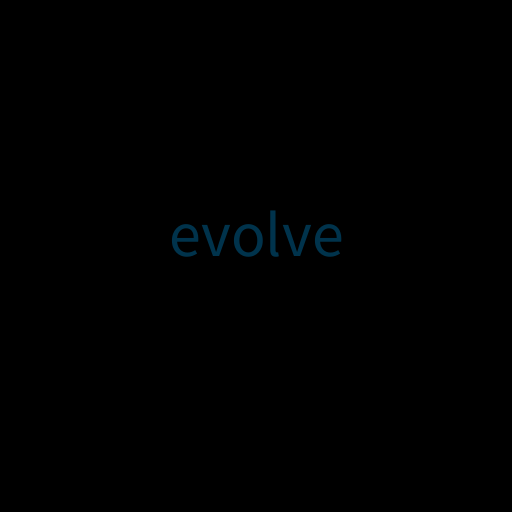
Frame 1 (no input)
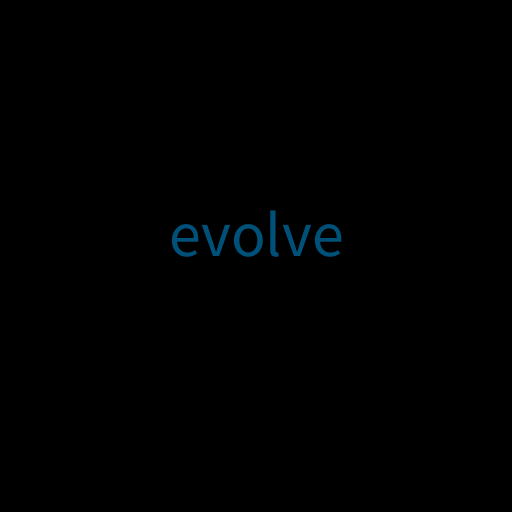
Frame 60 (the mouse pressed at the canvas centre just before this capture)
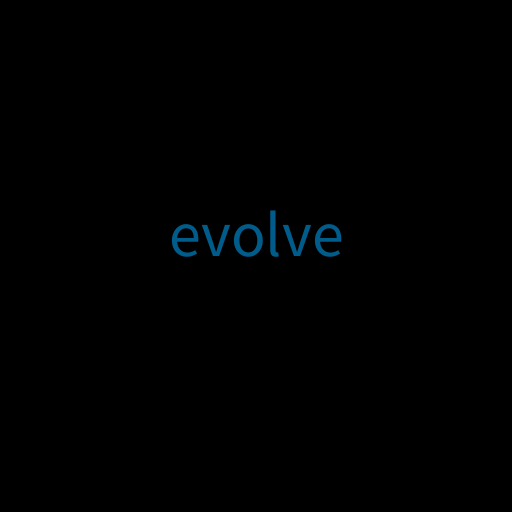
Frame 120 (the mouse held since frame 60 and released just before this capture)

The Processing sketch that drew these frames (run headless with seeded random() and noise(); from frame 60 on, the mouse is pressed at the canvas centre):

// Processing sketch: processing_91729
// ── processing_91729.pde

int SCREEN_WIDTH = 512;
int SCREEN_HEIGHT = 512;

int LENGTH = 100;
int WIDTH  = 50;
int SEGMENTS = 12;
float FORCE = 0.25;
float FORCE2 = 0.1;

int SPEED = 16;
float PROB = 0.2;
float DAMP = 0.8;

float SCALE = 0.1;
float XOFFSET = 0;
float YOFFSET = 0;


boolean recalc = false;

void myassert( boolean x )
{
  if ( !x )
  {
    //console.log( "assert failed" );
  }
}

void mycopy( int[] src, int [] dst )
{
  for ( int i = 0; i < dst.length; i++ )
  {
    dst[ i ] = src[ i ];
  }
}

float angleBetween2Lines( float dx, float dy, float ex, float ey )
{
  float a1 = ( float )Math.atan2( dy, dx );
  float a2 = ( float )Math.atan2( ey, ex );
  float a3 = a2 - a1;
  
  while ( a3 < 0 )
    a3 += 2.0 * 3.141592654;
    
  return a3;
}

class Point
{
  float _x;
  float _y;
  
  Point( float x, float y )
  {
    _x = x;
    _y = y;
  }
}


class LinkObject
{
  void dump( )
  {
  }
}

class TestLinkObject extends LinkObject
{
  int  _i;
  void dump( )
  {
    print( _i ); 
    print( "," );
  }

  TestLinkObject( int i )
  {
    _i = i;
  }
}

class Link
{
  Chain      _chain;
  Link       _prev;
  Link       _next;
  LinkObject _linkobject;

  Link( LinkObject linkobject )
  {
    _linkobject = linkobject;
  }

  Link getnext( int index )
  {
    Link next = this;
    while ( index-- > 0 && next != null )
      next = next._next;
    return next;
  }

  Link getprev( int index )
  {
    Link prev = this;
    while ( index-- > 0 && prev != null )
      prev = prev._prev;
    return prev;
  }
}

class Chain
{
  String _name;
  Link   _first;
  Link   _last;
  int    _count;

  Chain( String name )
  {
    _name = name;
    _first = null;
    _last  = null;
    _count = 0;
  }

  Link get( int index )
  {
    Link link = _first;
    while ( link != null && index-- > 0 )
      link = link._next;

    return link;
  }

  void addLink( Link newLink )
  {
    newLink._chain = this;

    if ( _first == null )
    {
      _first = _last = newLink;
      _count++;
      myassert( check( ) );
      return;
    }

    addLinkAfter( _last, newLink );
  }

  void addChain( Chain newChain )
  {
    if ( newChain._count == 0 )
      return;
      
    //console.log( "adding chain" );

    if ( _first == null )
    {
      _first = _last = newChain._first;
      _count++;
      newChain.removeLink( newChain._first );
      _first._chain = this;
      _first._prev = null;
      _first._next = null;
      myassert( check( ) );
    }

    //print( "here 7\n" );

    addChainAfter( _last, newChain );

    //print( "here 8\n" );
  }

  void addChainAfter( Link existingLink, Chain newChain )
  {
    myassert( check( ) );
    myassert( existingLink._chain == this );

    if ( newChain._count == 0 )
      return;

    Link link = newChain._first;

    while ( link != null )
    {
      link._chain = this;
      link = link._next;
    }

    Link oldNext = existingLink._next;

    existingLink._next    = newChain._first;
    newChain._first._prev = existingLink;

    if ( oldNext != null )
    {
      newChain._last._next = oldNext;
      oldNext._prev = newChain._last;
    }
    else
    {
      _last = newChain._last;
    }

    _count += newChain._count;

    myassert( check( ) );
  }

  void addChainBefore( Link existingLink, Chain newChain )
  {
    myassert( existingLink._chain == this );
    if ( newChain._count == 0 )
      return;

    Link oldPrev = existingLink._prev;

    existingLink._prev    = newChain._last;
    newChain._last._next = existingLink;

    if ( oldPrev != null )
    {
      newChain._first._prev = oldPrev;
      oldPrev._next = newChain._first;
    }
    else
    {
      _first = newChain._first;
    }

    Link link = newChain._first;
    while ( link != null )
    {
      link._chain = this;
      link = link._next;
    }

    _count += newChain._count;

    myassert( check( ) );
  }

  void addLinkAfter( Link existingLink, Link newLink )
  {
    myassert( existingLink._chain == this );

    newLink._chain = this;

    Link oldNext = existingLink._next;

    existingLink._next = newLink;
    newLink._prev     = existingLink;

    if ( oldNext != null )
    {
      newLink._next = oldNext;
      oldNext._prev = newLink;
    }
    else
    {
      _last = newLink;
    }

    _count++;

    myassert( check( ) );
  }

  void addLinkBefore( Link existingLink, Link newLink )
  {
    myassert( existingLink._chain == this );

    newLink._chain = this;

    Link oldPrev = existingLink._prev;

    existingLink._prev = newLink;
    newLink._next     = existingLink;

    if ( oldPrev != null )
    {
      newLink._prev = oldPrev;
      oldPrev._next = newLink;
    }
    else
    {
      _first = newLink;
    }

    _count++;

    myassert( check( ) );
  }

  void removeLink( Link existingLink )
  {
    myassert( existingLink._chain == this );

    Link oldPrev = existingLink._prev;
    Link oldNext = existingLink._next;

    if ( oldPrev != null )
    {
      oldPrev._next = oldNext;
    }
    else
    {
      _first = oldNext;
    }
    if ( oldNext != null )
    {
      oldNext._prev = oldPrev;
    }
    else
    {
      _last = oldPrev;
    }

    _count--;

    myassert( check( ) );
  }

  void removeLinks( Link existingLinkFirst, Link existingLinkLast, int count )
  {
    myassert( existingLinkFirst._chain == this );
    myassert( existingLinkLast._chain == this );

    Link oldPrev = existingLinkFirst._prev;
    Link oldNext = existingLinkLast._next;

    if ( oldPrev != null )
    {
      oldPrev._next = oldNext;
    }
    else
    {
      _first = oldNext;
    }
    if ( oldNext != null )
    {
      oldNext._prev = oldPrev;
    }
    else
    {
      _last = oldPrev;
    }

    if ( count <= 0 )
    {
      _count--;
      Link link = existingLinkFirst;
      while ( link != existingLinkLast )
      {
        _count--;
        link = link._next;
      }
    }
    else
      _count -= count;

    myassert( check( ) );
  }

  boolean check( )
  {
    if ( true ) return true;

    if ( _first == null && _last == null && _count == 0 )
      return true;

    ArrayList CheckList = new ArrayList();

    Link link;

    link = _first;

    for ( ;; )
    {
      myassert( link._chain == this );
      CheckList.add( link );
      link = link._next;
      if ( link == null )
        break;
    }

    if ( CheckList.size( ) != _count )
      return false;

    link = _last;

    for ( ;; )
    {
      if ( link != CheckList.get( CheckList.size( ) - 1 ) )
        return false;

      CheckList.remove( CheckList.size( ) - 1 );

      link = link._prev;
      if ( link == null )
        break;
    }

    return true;
  }

  void dump( )
  {
    for ( Link link = _first; link != null; link = link._next )
      link._linkobject.dump( );
    print( "\n" );
  }
}

int __cellColor = 128;

class Cell extends LinkObject
{
  int   _frameCount;
  int   _color;
  int  _ch;
  Link  _matches;
  Link  _adjacent;
  Link  _physical;
  int   _match;
  Cells _cells;
  int[] _j;

  Point _s;
  Point _v;
  float _rot;
  float _length;
  
  boolean contains( float x, float y )
  {
    float x2 = ( x - _s._x ) * ( x - _s._x );
    float y2 = ( y - _s._y ) * ( y - _s._y );
    
    Cell next = getnext( _physical );
    
    return ( x2 + y2 < ( WIDTH / 2 ) * ( WIDTH / 2 ) );
  }
  
  Cell getnext( Link link )
  {
    Link nextlink = link._next;
    
    if ( nextlink == null )
      return null;
    
    return ( Cell )nextlink._linkobject;
  }
  
  Cell getprev( Link link )
  {
    Link prevlink = link._prev;
    
    if ( prevlink == null )
      return null;
    
    return ( Cell )prevlink._linkobject;
  }
  
  Cell( Cells cells, char ch )
  {
    _cells = cells;
    _ch = ch;
    _j = new int[ _cells._rules.length ];
    _s = new Point( 0.0, 0.0 );//random( -0.1, 0.1 ) ,random( -0.1, 0.1 ) );
    _v = new Point( 0.0, 0.0 );//random( -0.1, 0.1 ) ,random( -0.1, 0.1 ) );
    _color = __cellColor;
    __cellColor += 16;
    if ( __cellColor == 256 )
      __cellColor = 128;
    _frameCount = frameCount;
    _length = LENGTH;
  }

  void dump( )
  {
    print( _ch );
  }
  
  void calcForces( )
  { 
   
    Cell next  = getnext( _physical );
    if ( next == null )
      return;
    
    Cell p  = this;
    Cell q  = next;
    
    float dx = q._s._x - p._s._x;
    float dy = q._s._y - p._s._y;
    
    // if there is no distance between p and q then it is not obvious which direction to make
    // the force so we must create a random direction
    while ( dx == 0.0 && dy == 0.0 )
    {
      dx = random( -1.0, 1.0 );
      dy = random( -1.0, 1.0 );
    }
    
    float length = sqrt( dx * dx + dy * dy );
    
    //print( length ); print( "\n" );
    
    // make into a unit vector
    float invlength = 1.0 / length;
    
    dx *= invlength;
    dy *= invlength;
    
    float Fx = FORCE2 * dx * ( length - _length );
    float Fy = FORCE2 * dy * ( length - _length );
    
    // lets update the velocities for now
    
    if ( p != cellDragged )
    {
      p._v._x += Fx;
      p._v._y += Fy;
    }
    if ( q != cellDragged )
    {
      q._v._x -= Fx;
      q._v._y -= Fy;
    }
    
    Cell r = next.getnext( next._physical ); //( next._adjacent._next != null ) ? ( Cell )next._adjacent._next._linkobject : null;
    
    if ( r == null )
      return;
   
    float ex = r._s._x - q._s._x;
    float ey = r._s._y - q._s._y;
    
    if ( dx * dx + dy * dy < 0.00001 ||
         ex * ex + ey * ey < 0.00001 )
      return;
    
    float angle = angleBetween2Lines( dx, dy, ex, ey );
    
    float diff = angle - next._rot;
    if ( diff <= -3.141592654 )
      diff += 2 * 3.141592654;
    else if ( diff >= 3.141592654 )
      diff -= 2.0 * 3.141592654;
    
    // diff looks good but how do we accelerate cells to achieve the right angle?
    // we need a perpendicular, lets try to move r first perpendicular to qr
    // f is the perpendicular
    
    float fx =  ey;
    float fy = -ex;
    
    float invflength = 1.0 / sqrt( fx * fx + fy * fy );
    
    fx *= invflength; fy *= invflength;
    //fx *= 0.00001; fy *= 0.00001;
    Fx = FORCE * _length * diff * fx;
    Fy = FORCE * _length * diff * fy;
    
    if ( r != cellDragged )
    {
      r._v._x += Fx;
      r._v._y += Fy;
    }
    
    // let g be the perpendicular to pq
    float gx = dy;
    float gy = -dx;
    
    float invglength = 1.0 / sqrt( gx * gx + gy * gy );
    
    gx *= invglength; gy *= invglength;
    //gx *= 0.00001; gy *= 0.00001;
    
    float Gx = FORCE * _length * diff * gx;
    float Gy = FORCE * _length * diff * gy;
    
    if ( p != cellDragged )
    {
      p._v._x += Gx;
      p._v._y += Gy;
    }
    
    if ( q != cellDragged )
    {
      q._v._x -= Fx + Gx;
      q._v._y -= Fy + Gy;
    }
    
    return;
  }

  boolean replace( int ruleIndex )
  {
    //console.log( "replacing rule" );

    myassert( _matches._chain.check(  ) );
    myassert( _adjacent._chain.check(  ) );

    if ( ( _match & ( 1 << ruleIndex ) ) == 0 )
      return false;

    int length = _cells._rules[ ruleIndex ][ 0 ].length;

    Link first = _adjacent.getprev( length - 1 );

    _adjacent._chain.removeLinks( first, _adjacent, 0 );

    Chain cells_ = _cells.pattern( ruleIndex );
    
    Cell f = ( Cell )first._next._linkobject;
    Link c = cells_._first;
    while ( c != null )
    {
      Cell cc = ( Cell )c._linkobject;
      //print( f._s._x ); print( "\n" );
      cc._s._x = f._s._x;
      cc._s._y = f._s._y;
      cc._v._x = f._v._x;
      cc._v._y = f._v._y;
      c = c._next;
    }

    Cell  firstRetest  = ( Cell )cells_._first._linkobject;
    //int   retestLength = cells._adjacent._count;

    if ( first._prev != null )
    {
      _adjacent._chain.addChainAfter( first._prev, cells_ );
    }
    else if ( _adjacent._next != null )
    {
      _adjacent._chain.addChainBefore( _adjacent._next, cells_ );
    }
    else
    {
      //console.log( _adjacent._chain._count );
      //console.log( "before add" );
      _adjacent._chain.addChain( cells_ );
      //console.log( _adjacent._chain._count );
    }

    _matches._chain.removeLink( _matches );

    _cells.kmp( firstRetest, _cells._rules[ ruleIndex ][ 1 ].length + _cells._rulesMaxLength, true );
    //console.log( _adjacent._chain._count );

    return true;
  }

  void match( int ruleMask )
  {
    //console.log( "match" );
    if ( ( _match & ruleMask ) != 0 )
      return;

    _match ^= ruleMask;

    if ( _matches == null )
    {
      _matches = new Link( this );
      _cells._matches.addLink( _matches );
    }
  }

  void unmatch( int ruleMask )
  {
    if ( ( _match & ruleMask ) == 0 )
      return;

    _match ^= ruleMask;

    if ( _match == 0 )
    {
      _cells._matches.removeLink( _matches );
      _matches = null;
    }
  }
}

class Cells
{
  Chain _adjacent;
  Chain _matches;
  Chain _physical;

  char[][][]   _rules;
  int[][]    _rulesPre;
  int        _rulesMaxLength;
  
  Cell first( Chain chain )
  {
    Link link = chain._first;
    if ( link == null )
      return null;
    return ( Cell )link._linkobject;
  }
  
  Cell last( Chain chain )
  {
    Link link = chain._last;
    if ( link == null )
      return null;
    return ( Cell )link._linkobject;
  }

  Chain pattern( int ruleIndex )
  {
    //print( "creating pattern\n" );
    Chain chain = new Chain( "pattern" );
    myassert( ruleIndex < _rules.length );

    for ( int i = 0; i < _rules[ ruleIndex ][ 1 ].length; i++ )
    {
      Cell cell = new Cell( this, _rules[ ruleIndex ][ 1 ][ i ] );
      Link link = new Link( cell );
      cell._adjacent = link;
      chain.addLink( link );
    }

    //print( "end creating pattern: " );
    //chain.dump( );

    return chain;
  }

  int[] prekmp( char[] pattern )
  {
    int[] next = new int[ pattern.length + 1 ];
    int i=0, j=-1;
    next[0]=-1;
    while (i<pattern.length)
    {
      while (j>=0 && pattern[i]!=pattern[j])
        j = next[j];
      i++; 
      j++;
      next[i] = j;
    }
    return next;
  }

  void kmp( Cell first, int count, boolean incremental )
  {
    int[]     j = new int[ _rules.length ];//       = 0;
    Cell   cell = first;

    if ( incremental )
    {
      Link linkPrev = cell._adjacent._prev;
      if ( linkPrev != null )
      {
        j = ( ( Cell )( linkPrev._linkobject ) )._j;
      }
    }

    for ( ; count != 0; count-- )
    {
      for ( int ruleIndex = 0; ruleIndex < _rules.length; ruleIndex++ )
      {
        while (j[ruleIndex]>=0 && cell._ch != _rules[ ruleIndex ][ 0 ][j[ruleIndex]])
          j[ruleIndex] = _rulesPre[ ruleIndex ][j[ruleIndex]];
        j[ruleIndex]++;
      }
      for ( int ruleIndex = 0; ruleIndex < _rules.length; ruleIndex++ )
      {
        if (j[ruleIndex]==_rules[ ruleIndex ][ 0 ].length)
        {
          // print( "match\n" );
          cell.match( 1 << ruleIndex );
          j[ruleIndex] = _rulesPre[ ruleIndex ][j[ruleIndex]];
        }
        else
        {
          cell.unmatch( 1 << ruleIndex );
        }
      }
      Link next = cell._adjacent._next;
      if ( next == null )
      {
        break;
      }
      //cell._j = j.slice( 0 );
      //cell._j = j.clone();
      mycopy( j, cell._j );
      cell = ( Cell )next._linkobject;
    }
  }
  
  void CreatePhysicalChain( )
  {
    _physical = new Chain( "physical" );
    
    Cell cell = first( _adjacent );
    
    if ( cell == null )
      return;
    
    for ( ;; )
    {
      int rot = 0;
      
      while ( cell != null && cell._ch != 'F' )
      {
        if ( cell._ch == 'l' )
          rot--;
        else if ( cell._ch == 'r' )
          rot++;
        cell = cell.getnext( cell._adjacent );
      }
      
      if ( cell == null )
        break;
      
      cell._rot = ( ( rot % SEGMENTS ) * 2.0 * 3.141592654 ) / SEGMENTS;
        
      Link link = new Link( cell );
      cell._physical = link;
      _physical.addLink( link );
      
      cell = cell.getnext( cell._adjacent );
    }
  }

  Cells( String bio, String[][] rules )
  {
    _adjacent = new Chain( "adjacent" );
    _matches  = new Chain( "matches" );
    //_physical = null;//new Chain( "physical" );
    
    char[] _bio = bio.toCharArray( );
    
    _rules   = new char[ rules.length][ 2 ][];
    
    for ( int i = 0; i < rules.length; i++ )
    {
      _rules[ i ][ 0 ] = rules[ i ][ 0 ].toCharArray( );
      _rules[ i ][ 1 ] = rules[ i ][ 1 ].toCharArray( );
    }

    for ( int i = 0; i < bio.length( ); i++ )
    {
      Cell cell = new Cell( this, _bio[ i ] );
      Link link = new Link( cell );
      cell._adjacent = link;
      _adjacent.addLink( link );
    }

    _rulesPre = new int[ _rules.length ][];

    _rulesMaxLength = 0;

    for ( int i = 0; i < _rules.length; i++ )
    {
      if ( _rules[ i ][ 1 ].length > _rulesMaxLength )
        _rulesMaxLength = _rules[ i ][ 0 ].length;

      _rulesPre[ i ] = prekmp( _rules[ i ][ 0 ] );
      for( int j = 0; j < _rulesPre[ i ].length; j++ )
      {
        print( _rulesPre[ i ][ j ] ); print( " " );
      }
      print( "\n" );
    }
    kmp( ( Cell )_adjacent._first._linkobject, -1, false ); 
    CreatePhysicalChain( );
  }
}

class Biota
{
  Cells      _cells;
  String     _init;
  String[][] _rules;
  int        _degrees;
  Biota( String init, String[][] rules, int degrees )
  {
    _cells   = new Cells( init, rules );;
    _init    = init;
    _rules   = rules;
    _degrees = degrees;
  }
  
  void move( )
  {
    // update the positions
    for ( int r = 0; r < SPEED; r++ )
    {
      for( Cell cell = _cells.first( _cells._physical ); cell != null; cell = cell.getnext( cell._physical ) )
      {
        cell.calcForces( );
        // apply force
        cell._s._x += cell._v._x;
        cell._s._y += cell._v._y;
        
        // damping
        if ( cell._v._x * cell._v._x + cell._v._y * cell._v._y > 200.0 )
        {
          cell._v._x *= DAMP;
          cell._v._y *= DAMP;
        }
        else
        {
          cell._v._x *= 0.999;
          cell._v._y *= 0.999;
        } 
      }
    }
  }
  
  boolean evolve( )
  {
    Link link = _cells._matches.get( ( int ) random( _cells._matches._count ) );
    
    // do the thue type symbol replcement
    if ( link == null )
      return false;
  
    Cell match = ( Cell )link._linkobject; 
  
    for ( int i = 0; i < _cells._rules.length; i++ )
    {
      if ( ( ( 1 << i ) & match._match ) == 0 )
        continue;
      match.replace( i );
      return true;
    }
    
    return false;
  }
  
  void draw( )
  {
    Cell cell = null;
    Cell prev = null;
    
    mouseOver = null;
    
    // draw the cells
    for ( cell = _cells.first( _cells._physical ); cell != null; cell = cell.getnext( cell._physical ) )
    {
      pushMatrix( );
      translate( cell._s._x, cell._s._y );
      if ( cell.contains( ( mouseX - SCREEN_WIDTH / 2 - XOFFSET ) / SCALE, ( mouseY - SCREEN_HEIGHT / 2 - YOFFSET ) / SCALE ) )
      {
        mouseOver = cell;
        fill( 0, 255, 255 );
        stroke( 0, 255, 255 );
      }
      else
      {
        fill( cell._color );
        stroke( cell._color );
      }
      ellipse( 0, 0, WIDTH, WIDTH );
      if ( prev != null )
      {
        float a = angleBetween2Lines( prev._s._x - cell._s._x, prev._s._y - cell._s._y, -1.0, 0.0 );
        rotate( -a - 3.141592654 );
        rect( 0, -WIDTH / 2, LENGTH, WIDTH ); 
      }
      popMatrix( );
      prev = cell;
    }
  }
};

Cell  mouseOver    = null;
Cell  cellDragged  = null;

Point mousePress = new Point( 0.0, 0.0 );
Point cellPress  = new Point( 0.0, 0.0 );


void mousePressed()
{
  cellDragged = mouseOver;
  if ( cellDragged == null )
    return;
    
  mousePress._x = ScreenToCell_x( mouseX );
  mousePress._y = ScreenToCell_y( mouseY );
    
  cellPress._x = cellDragged._s._x;
  cellPress._y = cellDragged._s._y;
  
  cellDragged._v._x = 0.0;
  cellDragged._v._y = 0.0;
  
}

void mouseDragged()
{
  if ( cellDragged == null )
    return;
    
  cellDragged._s._x = ScreenToCell_x( mouseX ) + cellPress._x - mousePress._x;
  cellDragged._s._y = ScreenToCell_y( mouseY ) + cellPress._y - mousePress._y;
}

void mouseReleased()
{
  cellDragged = null;
}

float ScreenToCell_x( float x )
{
  return ( x - SCREEN_WIDTH / 2 - XOFFSET ) / SCALE;
}

float ScreenToCell_y( float y )
{
  return ( y - SCREEN_WIDTH / 2 - XOFFSET ) / SCALE;
}

float bright = 0.5;

void draw( )
{
  if ( !focused )
  {
    scale( 1.0 );
    background( 0 );
    textSize( 64 );
    textAlign( CENTER );
    if ( bright < 1.0 )
      fill( 0, 102 * bright, 153 * bright );
    else
      fill( 0, 102 * ( 2.0 - bright), 153 * ( 2.0 - bright ) );
    text( "evolve", SCREEN_WIDTH / 2, SCREEN_HEIGHT / 2 );
    bright += 0.005;
    if ( bright > 1.5 )
      bright = 0.5;
    return;
  }
  
  if ( random( 1.0 ) < PROB )
    recalc = biota.evolve( );
  
  if ( recalc )
    biota._cells.CreatePhysicalChain( );

  background( 0 );

  translate( XOFFSET + SCREEN_WIDTH / 2, YOFFSET + SCREEN_WIDTH / 2 );
  scale( SCALE );
 
  biota.draw( );
  biota.move( );
}

Biota biota = null;

static final int BIOTA_ORGANOFLAKE  = 1;
static final int BIOTA_SERPINSKI    = 2;
static final int BIOTA_HILBERT      = 3;
static final int BIOTA_KOCH         = 4;
static final int BIOTA_REVERSEKOCH  = 5;
static final int BIOTA_LEVYCURVE    = 6;

void newBiota( int type )
{
  switch( type )
  {
    case BIOTA_ORGANOFLAKE :
      biota = new Biota( "aaaFrrrrrFrrrrrF", new String[][] { { "aF", "FlFrrrrrFlFa" }, { "al", "la" }, { "arrrrr", "rrrrra" } }, SEGMENTS );
      break;
      
    case BIOTA_SERPINSKI :
      biota = new Biota( "xxxxxxA", new String[][] { { "xA", "BFllAFllBFx" }, { "xB", "AFrrBFrrAFx" }, { "xF", "Fx" }, { "xll", "llx" }, { "xrr", "rrx" } }, SEGMENTS );
      break;
      
    case BIOTA_HILBERT :
      biota = new Biota( "xxxA", new String[][] { { "xA", "lllBFrrrAFArrrFBlllx" }, { "xB", "rrrAFlllBFBlllFArrrx" }, { "xlll", "lllx" }, { "xrrr", "rrrx" }, { "xF", "Fx" } }, SEGMENTS );
      break;
    
    case BIOTA_KOCH :
      biota = new Biota( "aaaFrrrrFrrrrF", new String[][] { { "aF", "FllFrrrrFllFa" }, { "arrrr", "rrrra" }, { "all", "lla" } }, SEGMENTS );
      break;
      
    case BIOTA_REVERSEKOCH :
      biota = new Biota( "aaaaFllllFllllF", new String[][] { { "aF", "FrrFllllFrrFa" }, { "allll", "lllla" }, { "arr", "rra" } }, SEGMENTS );
      break;
      
    case BIOTA_LEVYCURVE :
      biota = new Biota( "xxxxxxxF", new String[][] { { "xF", "rFllFrx" }, { "xr", "rx" }, { "xl", "lx" } }, SEGMENTS );
      break;
      
    default :
      break;
  }
}

void setup( )
{
  size( 512, 512 );
  strokeWeight( 0 );
  newBiota( BIOTA_ORGANOFLAKE );
}

void keyPressed( )
{
  float center_x = ( cellDragged == null ) ? 0.0 : ( SCREEN_WIDTH  / 2 - mouseX );
  float center_y = ( cellDragged == null ) ? 0.0 : ( SCREEN_HEIGHT / 2 - mouseY );
  
  if ( key >= '0' && key <= '9' )
    newBiota( key - '0' );
  
  switch( key )
  {
    case 'z' :
      SCALE   *= 2.0;
      XOFFSET = ( XOFFSET + center_x ) * 2.0 - center_x;
      YOFFSET = ( YOFFSET + center_y ) * 2.0 - center_y;
      if ( cellDragged != null )
      {
        mousePress._x = ScreenToCell_x( mouseX );
        mousePress._y = ScreenToCell_y( mouseY );
        cellPress._x = cellDragged._s._x;
        cellPress._y = cellDragged._s._y;
      }
      break;
    case 'a' :
      SCALE   /= 2.0;
      XOFFSET = ( XOFFSET + center_x ) / 2.0 - center_x;
      YOFFSET = ( YOFFSET + center_y ) / 2.0 - center_y;
      if ( cellDragged != null )
      {
        mousePress._x = ScreenToCell_x( mouseX );
        mousePress._y = ScreenToCell_y( mouseY ); 
        cellPress._x = cellDragged._s._x;
        cellPress._y = cellDragged._s._y;
      }
      break;
    case '+' :
      SPEED *= 2.0;
      //PROB  *= 2.0;
      break;
    case '-' :
      SPEED /= 2.0;
      //PROB  /= 2.0;
      break;
    case '<' :
      if ( SEGMENTS > 1 )
      {
        SEGMENTS--;
        recalc = true;
      }
      break;
    case '>' :
      SEGMENTS++;
      recalc = true;
      break;
  }
  
  switch ( keyCode )
  {
    case UP :
      YOFFSET += height / 16;
      break;
        
    case DOWN :
      YOFFSET -= height / 16;
      break;
        
    case RIGHT :
      XOFFSET -= width / 16;
      break;
        
    case LEFT :
      XOFFSET += width / 16;
      break;
  }
}
